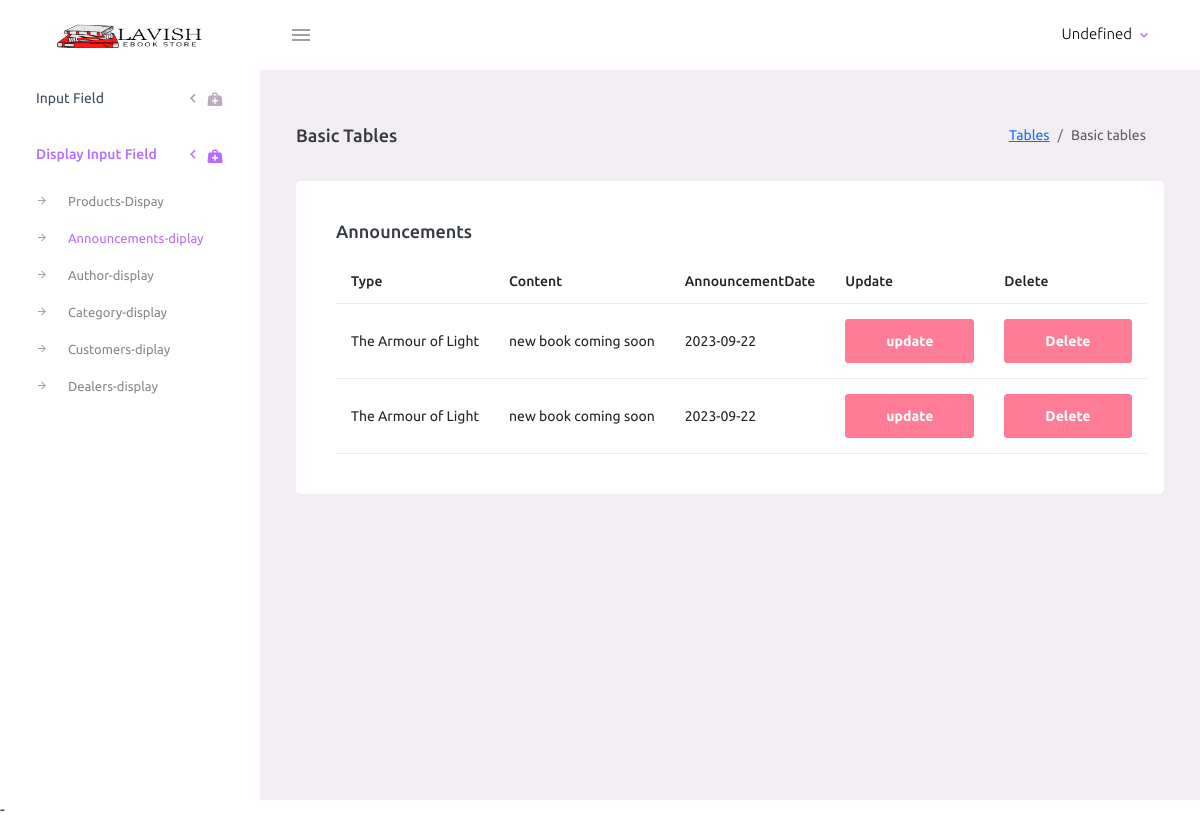
Screenshot of /Admin_Panel/announcements-diplay.php with the database file from the repository.
### tables this page shows
CREATE TABLE `announcements` (
  `AnnouncementID` int(11) NOT NULL,
  `Type` varchar(50) DEFAULT NULL,
  `Content` text DEFAULT NULL,
  `AnnouncementDate` date DEFAULT NULL
);

### Admin_Panel/announcements-diplay.php (the view, shortened to what this page needs)
<?php
include "shared/_navbar.php";
?>
      <div class="container-fluid page-body-wrapper">
        <?php
include "shared/_sidebar.php";
?>
        <div class="main-panel">
          <div class="content-wrapper">
            <div class="page-header">
              <h3 class="page-title"> Basic Tables </h3>
              <nav aria-label="breadcrumb">
                <ol class="breadcrumb">
                  <li class="breadcrumb-item"><a href="#">Tables</a></li>
                  <li class="breadcrumb-item active" aria-current="page">Basic tables</li>
                </ol>
              </nav>
            </div>
            <div class="row">
              <div class="col-12 grid-margin stretch-card">
                <div class="card">
                  <div class="card-body">
                    <h4 class="card-title">Announcements</h4>
                    <table class="table">
                      <thead>
                        <tr>
                          <th>Type</th>
                          <th>Content</th>
                          <th>AnnouncementDate</th>
                         <th>Update</th>
                         <th>Delete</th>
                        </tr>
                      </thead>
                      <tbody>
                        <?php
                        $qureyy = "SELECT * FROM `announcements` ";
                        $run = mysqli_query($conn,$qureyy);
                        while($data = mysqli_fetch_assoc($run))
                        {
                        ?>
                        <tr>
                          <td> <?php echo $data['Type'] ?></td>
                          <td> <?php echo $data['Content'] ?></td>
                          <td> <?php echo $data['AnnouncementDate'] ?></td>
                          <td> <a href="anous_update.php?updateId=<?php echo $data['AnnouncementID']?>" class="btn btn-danger">update</a></td>
                          <td> <a href="anous_delete.php?deleteid1=<?php echo $data['AnnouncementID']?>" class="btn btn-danger">Delete</a></td>
                        </tr>
<?php
}?>
                      </tbody>
                    </table>
                  </div>
                </div>
              </div>
        </div>
          </div>
        </div>
          <?php
include "shared/_footer.php";
?>-

### rows the page displays
announcements: Type "The Armour of Light", Content "new book coming soon", AnnouncementDate "2023-09-22"
announcements: Type "The Armour of Light", Content "new book coming soon", AnnouncementDate "2023-09-22"
